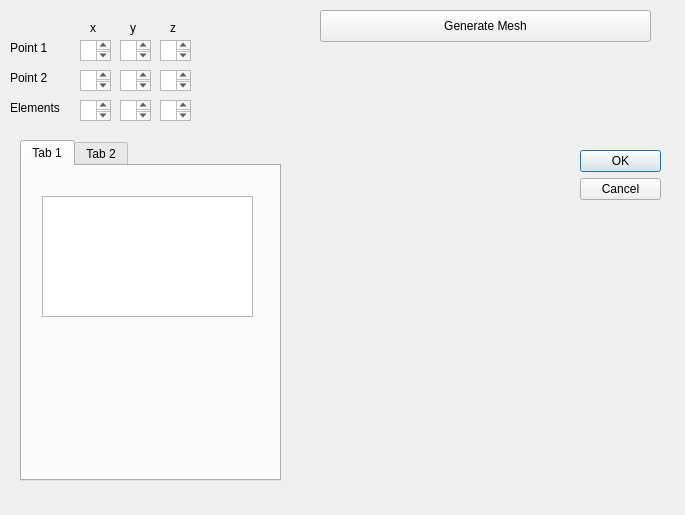
<?xml version="1.0" encoding="UTF-8"?>
<ui version="4.0">
 <class>Dialog</class>
 <widget class="QDialog" name="Dialog">
  <property name="geometry">
   <rect>
    <x>0</x>
    <y>0</y>
    <width>685</width>
    <height>515</height>
   </rect>
  </property>
  <property name="windowTitle">
   <string>foamAutoGUI</string>
  </property>
  <widget class="QDialogButtonBox" name="buttonBox">
   <property name="geometry">
    <rect>
     <x>580</x>
     <y>150</y>
     <width>81</width>
     <height>241</height>
    </rect>
   </property>
   <property name="orientation">
    <enum>Qt::Vertical</enum>
   </property>
   <property name="standardButtons">
    <set>QDialogButtonBox::Cancel|QDialogButtonBox::Ok</set>
   </property>
  </widget>
  <widget class="QTextEdit" name="textEdit">
   <property name="geometry">
    <rect>
     <x>80</x>
     <y>70</y>
     <width>31</width>
     <height>21</height>
    </rect>
   </property>
  </widget>
  <widget class="QTextEdit" name="textEdit_2">
   <property name="geometry">
    <rect>
     <x>120</x>
     <y>70</y>
     <width>31</width>
     <height>21</height>
    </rect>
   </property>
  </widget>
  <widget class="QTextEdit" name="textEdit_3">
   <property name="geometry">
    <rect>
     <x>160</x>
     <y>70</y>
     <width>31</width>
     <height>21</height>
    </rect>
   </property>
  </widget>
  <widget class="QTextEdit" name="textEdit_4">
   <property name="geometry">
    <rect>
     <x>80</x>
     <y>100</y>
     <width>31</width>
     <height>21</height>
    </rect>
   </property>
  </widget>
  <widget class="QTextEdit" name="textEdit_5">
   <property name="geometry">
    <rect>
     <x>120</x>
     <y>100</y>
     <width>31</width>
     <height>21</height>
    </rect>
   </property>
  </widget>
  <widget class="QTextEdit" name="textEdit_6">
   <property name="geometry">
    <rect>
     <x>160</x>
     <y>100</y>
     <width>31</width>
     <height>21</height>
    </rect>
   </property>
  </widget>
  <widget class="QTabWidget" name="tabWidget">
   <property name="geometry">
    <rect>
     <x>20</x>
     <y>140</y>
     <width>261</width>
     <height>341</height>
    </rect>
   </property>
   <property name="currentIndex">
    <number>0</number>
   </property>
   <widget class="QWidget" name="tab">
    <attribute name="title">
     <string>Tab 1</string>
    </attribute>
    <widget class="QListView" name="listView">
     <property name="geometry">
      <rect>
       <x>20</x>
       <y>30</y>
       <width>211</width>
       <height>121</height>
      </rect>
     </property>
    </widget>
   </widget>
   <widget class="QWidget" name="tab_2">
    <attribute name="title">
     <string>Tab 2</string>
    </attribute>
    <widget class="QCheckBox" name="checkBox">
     <property name="geometry">
      <rect>
       <x>20</x>
       <y>40</y>
       <width>87</width>
       <height>20</height>
      </rect>
     </property>
     <property name="text">
      <string>CheckBox</string>
     </property>
    </widget>
    <widget class="QCheckBox" name="checkBox_2">
     <property name="geometry">
      <rect>
       <x>20</x>
       <y>70</y>
       <width>87</width>
       <height>20</height>
      </rect>
     </property>
     <property name="text">
      <string>CheckBox</string>
     </property>
    </widget>
   </widget>
  </widget>
  <widget class="QPushButton" name="pushButton">
   <property name="geometry">
    <rect>
     <x>320</x>
     <y>10</y>
     <width>331</width>
     <height>32</height>
    </rect>
   </property>
   <property name="text">
    <string>Generate Mesh</string>
   </property>
  </widget>
  <widget class="QLabel" name="label">
   <property name="geometry">
    <rect>
     <x>10</x>
     <y>40</y>
     <width>60</width>
     <height>16</height>
    </rect>
   </property>
   <property name="text">
    <string>Point 1</string>
   </property>
  </widget>
  <widget class="QLabel" name="label_2">
   <property name="geometry">
    <rect>
     <x>10</x>
     <y>70</y>
     <width>60</width>
     <height>16</height>
    </rect>
   </property>
   <property name="text">
    <string>Point 2</string>
   </property>
  </widget>
  <widget class="QLabel" name="label_3">
   <property name="geometry">
    <rect>
     <x>10</x>
     <y>100</y>
     <width>60</width>
     <height>16</height>
    </rect>
   </property>
   <property name="text">
    <string>Elements</string>
   </property>
  </widget>
  <widget class="QTextEdit" name="textEdit_7">
   <property name="geometry">
    <rect>
     <x>80</x>
     <y>40</y>
     <width>31</width>
     <height>21</height>
    </rect>
   </property>
  </widget>
  <widget class="QTextEdit" name="textEdit_8">
   <property name="geometry">
    <rect>
     <x>120</x>
     <y>40</y>
     <width>31</width>
     <height>21</height>
    </rect>
   </property>
  </widget>
  <widget class="QTextEdit" name="textEdit_9">
   <property name="geometry">
    <rect>
     <x>160</x>
     <y>40</y>
     <width>31</width>
     <height>21</height>
    </rect>
   </property>
  </widget>
  <widget class="QLabel" name="label_4">
   <property name="geometry">
    <rect>
     <x>90</x>
     <y>20</y>
     <width>21</width>
     <height>16</height>
    </rect>
   </property>
   <property name="text">
    <string>x</string>
   </property>
  </widget>
  <widget class="QLabel" name="label_5">
   <property name="geometry">
    <rect>
     <x>130</x>
     <y>20</y>
     <width>21</width>
     <height>16</height>
    </rect>
   </property>
   <property name="text">
    <string>y</string>
   </property>
  </widget>
  <widget class="QLabel" name="label_6">
   <property name="geometry">
    <rect>
     <x>170</x>
     <y>20</y>
     <width>21</width>
     <height>16</height>
    </rect>
   </property>
   <property name="text">
    <string>z</string>
   </property>
  </widget>
 </widget>
 <resources/>
 <connections>
  <connection>
   <sender>buttonBox</sender>
   <signal>accepted()</signal>
   <receiver>Dialog</receiver>
   <slot>accept()</slot>
   <hints>
    <hint type="sourcelabel">
     <x>248</x>
     <y>254</y>
    </hint>
    <hint type="destinationlabel">
     <x>157</x>
     <y>274</y>
    </hint>
   </hints>
  </connection>
  <connection>
   <sender>buttonBox</sender>
   <signal>rejected()</signal>
   <receiver>Dialog</receiver>
   <slot>reject()</slot>
   <hints>
    <hint type="sourcelabel">
     <x>316</x>
     <y>260</y>
    </hint>
    <hint type="destinationlabel">
     <x>286</x>
     <y>274</y>
    </hint>
   </hints>
  </connection>
 </connections>
</ui>
